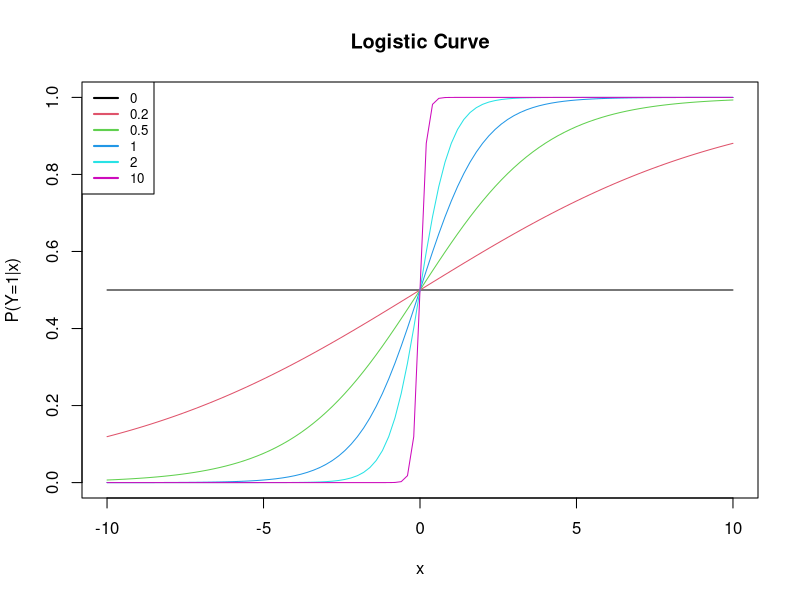
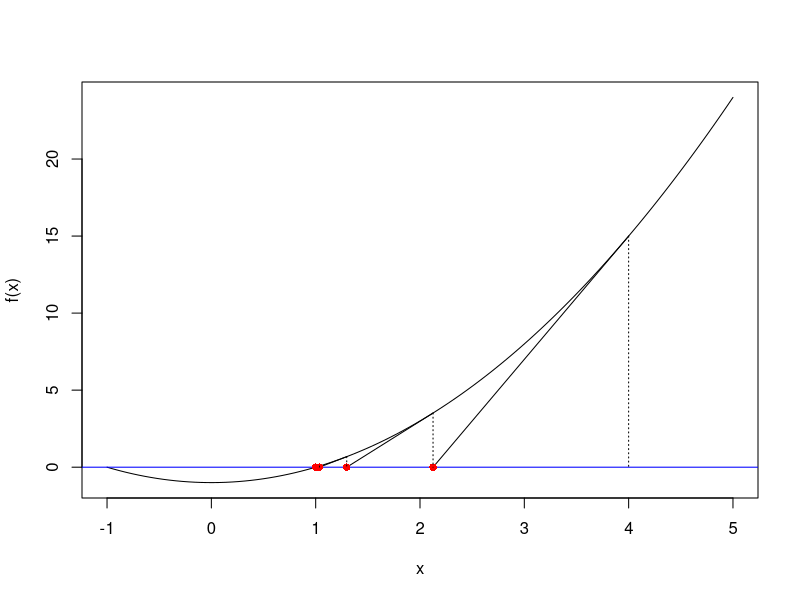

Reproduce these figures in R, in order.
## ---- chunk 1
f = function(x){
  exp(beta.0 + beta*x)/(1+exp(beta.0 + beta*x))
}
beta.0 = 0; beta.seq = c(0, 0.2, 0.5, 1, 2, 10); m = length(beta.seq); beta = beta.seq[1]
plot(f, xlim = c(-10,10), ylim = c(0, 1), xlab = "x", ylab = "P(Y=1|x)", col = 1,
     main = "Logistic Curve")
for (i in 2:m){
  beta = beta.seq[i]; par(new = TRUE);
  plot(f, xlim = c(-10, 10), ylim = c(0, 1), xlab = " ", ylab = " ", axes = FALSE, col = i)
}
legend("topleft", legend = beta.seq, col = 1:length(beta.seq), lwd = 2, cex = .8)
## ---- chunk 2
f = function(x){
  x^2-1
}
f. = function(x){
  2*x
}

curve(f(x), -1, 5)
abline(h=0, col = "blue")
x = 4
for (i in 1:10){
  X = x
  Y = f(x)
  x = x - f(x)/f.(x)
  y = f(x)
  segments(X, Y, x, 0)
  segments(X, Y, X, 0, lty = 3)
  points(x, 0, col = "red", pch = 16)
}
